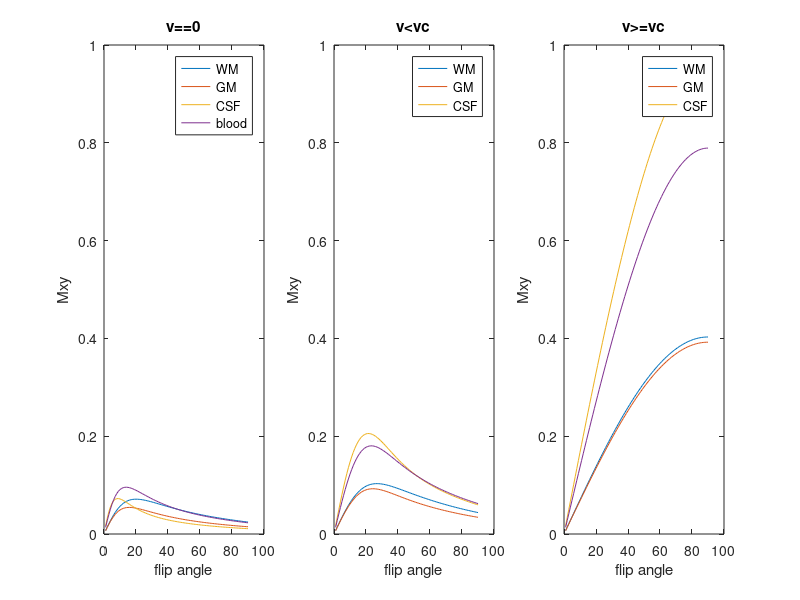
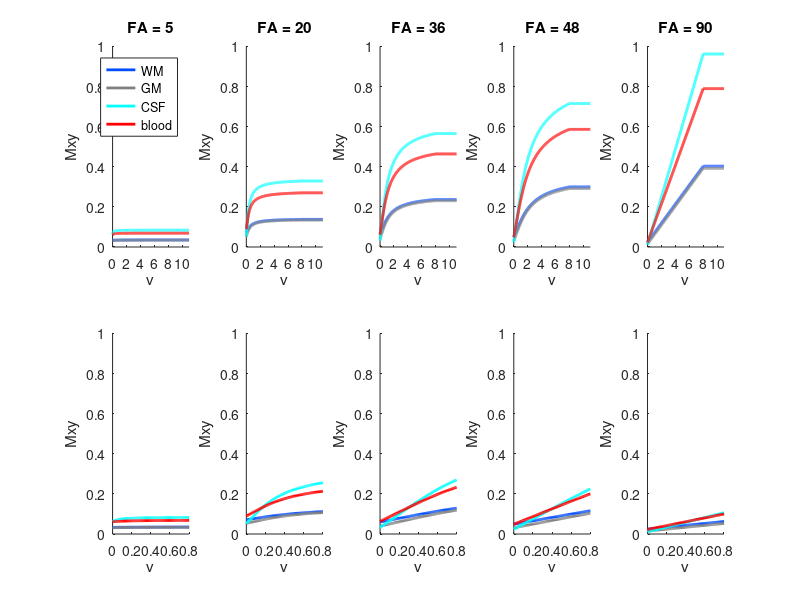

The MATLAB script that drew these images, in order:
% Implements equations from Bianciardi et al., 2015
% Play with parameters: 
% 1) test our Stanford scan parameters with different flip angles

% since whole brain --> Ernst angle equations would be better

%%

% MRI acquisition settings:
FA_deg = [5 20 36 48 90]; % flip angle in degrees to plot
FA_all = (FA_deg*2*pi)/360; % flip angle in radians
TE = 0.0116;
% [WM GM CSF arterial_blood veinous_blood]
% T2s_all = [0.021 0.015 2 .049 0.015]; % T2s from Weiskopf 2013 Frontiers in Neuroscience, with Viesmann
T2s_all = [0.021 0.015 .300 .049 0.015]; % T2s from Weiskopf 2013 Frontiers in Neuroscience, with Viesmann
% TR = 0.250;
TR = 0.050;

V = 0:0.01:11; % cm/s
Vc = 0.4/TR; % cm/s ST/TR (ST = slice thickness) speed at which there is complete inflow of new spins

% Tissue parameters [WM GM CSF blood] from Bianciardi at 7T
% T1 = [1.2 2.1 4.4 1.7]; % seconds longitudinal recovery rate

% % Tissue parameters [WM GM CSF blood] from Bianciardi at 3T
T1 = [0.8 1.3 4.4 1.7]; % seconds longitudinal recovery rate
% T1=[0.9  1.67  4]; % old: previous used longitudinal recovery rate 

PD = [0.7 0.85 1 1]; % this is not used in Bianciardi, from Mezer et al, blood is a guess

%% plot for V==0, V<Vc, V>=Vc

FA_deg = [1:90]; % flip angle in degrees to plot
FA_all = (FA_deg*2*pi)/360; % flip angle in radians

% tt_colors = {[0 .3 1],[.5 .5 .5],'c'};
% tt_colors = {'r','b','g'};

Mxy1 = NaN(3,length(FA_all));
Mxy2 = NaN(3,length(FA_all));
Mxy3 = NaN(3,length(FA_all));

for FA_ind = 1:length(FA_all)
    FA = FA_all(FA_ind);
    for tt = 1:4 % [1:WM 2:GM 3:CSF 4:blood]

        T2s = T2s_all(tt);

        G = 1; % a gain factor
        M0 = 1 * PD(tt);

        q = exp(-TR/T1(tt))*cos(FA);

        % regime 1 v==0:
        kk = find(V==0);
        MzV0 = (M0 * (1-exp(-TR/T1(tt))))/(1-q);
        Mxy1(tt,FA_ind) = G * sin(FA) * MzV0 *...
            exp(-TE/T2s);
         
        % regime 2 v<vc:
        kk = find(V>.4,1);% find(V>0 & V<Vc) 
        MzV0 = (M0 * (1-exp(-TR/T1(tt))))/(1-q);
        Mxy2(tt,FA_ind) = G * sin(FA) * (MzV0 + (M0-MzV0)*(1-q.^(Vc/V(kk)))/((Vc/V(kk))*(1-q)) ) *...
            exp(-TE/T2s);

        % regime 3 v>vc:
        kk = find(V>=Vc,1);
        Mxy3(tt,FA_ind) = G * sin(FA) * M0 *...
            exp(-TE/T2s);

    end
end

figure('Position',[0 300 800 250])
subplot(1,3,1), plot(Mxy1')
ylim([0 1])
legend({'WM','GM','CSF','blood'})
xlabel('flip angle'),ylabel('Mxy')
title('v==0')


subplot(1,3,2), plot(Mxy2')
ylim([0 1])
legend({'WM','GM','CSF'})
xlabel('flip angle'),ylabel('Mxy')
title('v<vc')

subplot(1,3,3), plot(Mxy3')
ylim([0 1])
legend({'WM','GM','CSF'})
xlabel('flip angle'),ylabel('Mxy')
title('v>=vc')

%%
FA_deg = [5 20 36 48 90]; % flip angle in degrees to plot
FA_all = (FA_deg*2*pi)/360; % flip angle in radians

figure('Position',[0 300 800 400])
tt_colors = {[0 .3 1],[.5 .5 .5],'c','r'};
% tt_colors = {'r','b','g'};
for FA_ind = 1:length(FA_all)
    FA = FA_all(FA_ind);
    subplot(2,length(FA_all),FA_ind),hold on
    title(['FA = ' int2str(FA_deg(FA_ind))])
    for tt = 1:4 % [1:WM 2:GM 3:CSF 4:blood]

        T2s = T2s_all(tt);

        G = 1; % a gain factor
        M0 = 1 * PD(tt);

        q = exp(-TR/T1(tt))*cos(FA);

        Mxy = NaN(size(V));

        % regime 1 v==0:
        for kk = find(V==0)   
            MzV0 = (M0 * (1-exp(-TR/T1(tt))))/(1-q);
            Mxy(kk) = G * sin(FA) * MzV0 *...
                exp(-TE/T2s);
        end

        % regime 2 v<vc:
        for kk = find(V>0 & V<Vc) 
            MzV0 = (M0 * (1-exp(-TR/T1(tt))))/(1-q);
            Mxy(kk) = G * sin(FA) * (MzV0 + (M0-MzV0)*(1-q.^(Vc/V(kk)))/((Vc/V(kk))*(1-q)) ) *...
                exp(-TE/T2s);
        end

        % regime 3 v>vc:
        for kk = find(V>=Vc) 
            Mxy(kk) = G * sin(FA) * M0 *...
                exp(-TE/T2s);
        end

        subplot(2,length(FA_all),FA_ind),hold on
        plot(V,Mxy,'LineWidth',2,'Color',tt_colors{tt})
        xlabel('v')
        ylabel('Mxy')
        xlim([V(1) V(end)]),ylim([0 1])

        subplot(2,length(FA_all),length(FA_all)+FA_ind),hold on
        plot(V,Mxy,'LineWidth',2,'Color',tt_colors{tt})
        xlabel('v')
        ylabel('Mxy')
        xlim([V(1) .8]),ylim([0 1])
    end
end

subplot(2,length(FA_all),1)
legend({'WM','GM','CSF','blood'})
